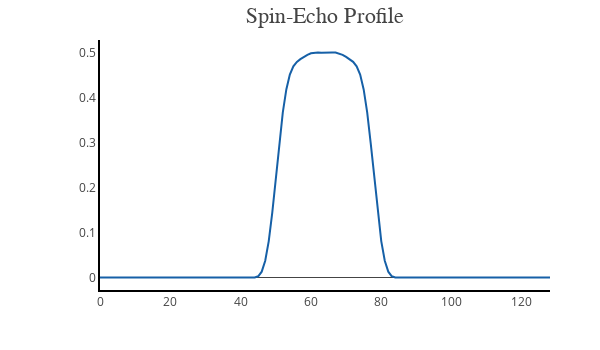

The notebook cell saved with this chart:
### Code cell
%get x --from Octave
%get re_mxy_se --from Octave

mag = go.Scatter(
    x = [i for i in range(len(re_mxy_se))],
    y = re_mxy_se,
    name = 'Slice profile',
    text = 'Slice profile',
    hoverinfo = 'x+y+text',
    line = dict(
        color = ('rgb(22, 96, 167)'),
        ),
)

data = [mag]

layout = go.Layout(
    width=600,
    height=350,
    margin=go.layout.Margin(
        l=100,
        r=50,
        b=60,
        t=40,
    ),
    xaxis=dict(
        showgrid=False,
        linecolor='black',
        linewidth=2
    ),
    yaxis=dict(
        showgrid=False,
        linecolor='black',
        linewidth=2
    ),
    annotations=[
        dict(
            x=0.5004254919715793,
            y=1.15,
            showarrow=False,
            text='Spin-Echo Profile',
            font=dict(
                family='Times New Roman',
                size=22
            ),
            xref='paper',
            yref='paper'
        ),
    ],
    legend=dict(
        x=0.70,
        y=0.55,
        traceorder='normal',
        font=dict(
            family='Times New Roman',
            size=12,
            color='#000'
        ),
        bordercolor='#000000',
        borderwidth=2
    )
)

fig = dict(data=data, layout=layout)

iplot(fig, filename = 'basic-line', config = config)

### Figure 1 — Plotly figure (JSON) as saved in the notebook; plotly's stock layout.template omitted (floating-point values rounded to 4 significant figures; data arrays with more than 128 entries replaced by an {"elided": "..."} marker saying what was removed)
{"data": [{"hoverinfo": "x+y+text", "line": {"color": "rgb(22, 96, 167)"}, "name": "Slice profile", "text": "Slice profile", "type": "scatter", "uid": "682e4800-d254-4c62-8984-d4d4a42385f9", "x": {"elided": "129 int values"}, "y": {"elided": "129 float values"}}], "layout": {"annotations": [{"font": {"family": "Times New Roman", "size": 22}, "showarrow": false, "text": "Spin-Echo Profile", "x": 0.5004, "xref": "paper", "y": 1.15, "yref": "paper"}], "height": 350, "legend": {"bordercolor": "#000000", "borderwidth": 2, "font": {"color": "#000", "family": "Times New Roman", "size": 12}, "traceorder": "normal", "x": 0.7, "y": 0.55}, "margin": {"b": 60, "l": 100, "r": 50, "t": 40}, "width": 600, "xaxis": {"linecolor": "black", "linewidth": 2, "showgrid": false}, "yaxis": {"linecolor": "black", "linewidth": 2, "showgrid": false}}}
